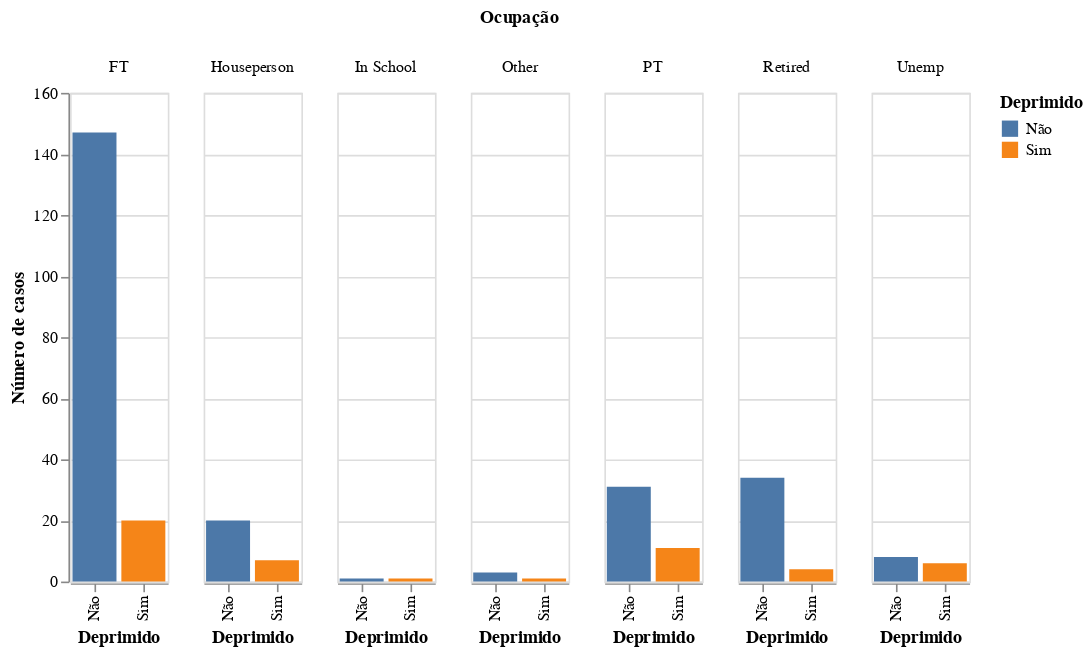

The code cell stored with this chart in its notebook:
### Code cell
#Quantidade de pessoas deprimidas por ocupação (se trabalha período integral, parcial, desempregado)

alt.Chart(df).mark_bar().encode(
    x = alt.X('cases:N', title= 'Deprimido'),
    y = alt.Y('count(cases)', title='Número de casos'),
    color = alt.Color('cases:N', title='Deprimido'),
    column = alt.Column('employ:N', title='Ocupação'),
    tooltip =['count(cases)','employ']
).properties(
    width = 60,
    height = 300)

### Figure 1 — Vega-Lite specification as saved in the notebook (floating-point values rounded to 4 significant figures; data arrays with more than 128 entries replaced by an {"elided": "..."} marker saying what was removed)
{"config": {"view": {"continuousWidth": 400, "continuousHeight": 300}}, "data": {"name": "data-06409d8ff8c2ee05e2614cd49525f90d"}, "mark": "bar", "encoding": {"color": {"type": "nominal", "field": "cases", "title": "Deprimido"}, "column": {"type": "nominal", "field": "employ", "title": "Ocupação"}, "tooltip": [{"type": "nominal", "aggregate": "count", "field": "cases"}, {"type": "nominal", "field": "employ"}], "x": {"type": "nominal", "field": "cases", "title": "Deprimido"}, "y": {"type": "nominal", "aggregate": "count", "field": "cases", "title": "Número de casos"}}, "height": 300, "width": 60, "$schema": "https://vega.github.io/schema/vega-lite/v4.8.1.json", "datasets": {"data-06409d8ff8c2ee05e2614cd49525f90d": {"elided": "294 records"}}}
